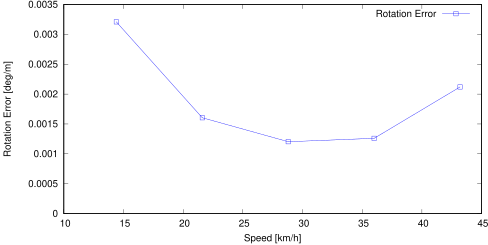

Here is the gnuplot script that generated this plot:
set term postscript eps enhanced color
set output "12_pose_rs.eps"
set size ratio 0.5
set yrange [0:*]
set xlabel "Speed [km/h]"
set ylabel "Rotation Error [deg/m]"
plot "12_pose_rs.txt" using ($1*3.6):($2*57.3) title 'Rotation Error' lc rgb "#0000FF" pt 4 w linespoints
